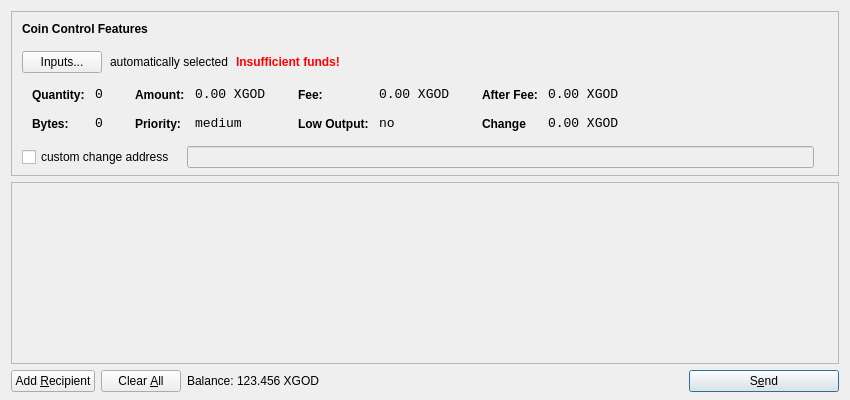
<?xml version="1.0" encoding="UTF-8"?>
<ui version="4.0">
 <class>SendCoinsDialog</class>
 <widget class="QDialog" name="SendCoinsDialog">
  <property name="geometry">
   <rect>
    <x>0</x>
    <y>0</y>
    <width>850</width>
    <height>400</height>
   </rect>
  </property>
  <property name="windowTitle">
   <string>Send Coins</string>
  </property>
  <layout class="QVBoxLayout" name="verticalLayout" stretch="0,1,0">
   <property name="bottomMargin">
    <number>8</number>
   </property>
   <item>
    <widget class="QFrame" name="frameCoinControl">
     <property name="sizePolicy">
      <sizepolicy hsizetype="Expanding" vsizetype="Expanding">
       <horstretch>0</horstretch>
       <verstretch>0</verstretch>
      </sizepolicy>
     </property>
     <property name="maximumSize">
      <size>
       <width>16777215</width>
       <height>16777215</height>
      </size>
     </property>
     <property name="frameShape">
      <enum>QFrame::StyledPanel</enum>
     </property>
     <property name="frameShadow">
      <enum>QFrame::Sunken</enum>
     </property>
     <layout class="QVBoxLayout" name="verticalLayoutCoinControl2">
      <property name="spacing">
       <number>-1</number>
      </property>
      <property name="leftMargin">
       <number>0</number>
      </property>
      <property name="topMargin">
       <number>0</number>
      </property>
      <property name="rightMargin">
       <number>0</number>
      </property>
      <property name="bottomMargin">
       <number>6</number>
      </property>
      <item>
       <layout class="QVBoxLayout" name="verticalLayoutCoinControl" stretch="0,0,0,0,1">
        <property name="spacing">
         <number>0</number>
        </property>
        <property name="leftMargin">
         <number>10</number>
        </property>
        <property name="topMargin">
         <number>10</number>
        </property>
        <item>
         <layout class="QHBoxLayout" name="horizontalLayoutCoinControl1">
          <property name="bottomMargin">
           <number>15</number>
          </property>
          <item>
           <widget class="QLabel" name="labelCoinControlFeatures">
            <property name="sizePolicy">
             <sizepolicy hsizetype="Preferred" vsizetype="Maximum">
              <horstretch>0</horstretch>
              <verstretch>0</verstretch>
             </sizepolicy>
            </property>
            <property name="font">
             <font>
              <weight>75</weight>
              <bold>true</bold>
             </font>
            </property>
            <property name="styleSheet">
             <string notr="true">font-weight:bold;</string>
            </property>
            <property name="text">
             <string>Coin Control Features</string>
            </property>
           </widget>
          </item>
         </layout>
        </item>
        <item>
         <layout class="QHBoxLayout" name="horizontalLayoutCoinControl2" stretch="0,0,0,0">
          <property name="spacing">
           <number>8</number>
          </property>
          <property name="bottomMargin">
           <number>10</number>
          </property>
          <item>
           <widget class="QPushButton" name="pushButtonCoinControl">
            <property name="styleSheet">
             <string notr="true"/>
            </property>
            <property name="text">
             <string>Inputs...</string>
            </property>
           </widget>
          </item>
          <item>
           <widget class="QLabel" name="labelCoinControlAutomaticallySelected">
            <property name="text">
             <string>automatically selected</string>
            </property>
            <property name="margin">
             <number>5</number>
            </property>
           </widget>
          </item>
          <item>
           <widget class="QLabel" name="labelCoinControlInsuffFunds">
            <property name="font">
             <font>
              <weight>75</weight>
              <bold>true</bold>
             </font>
            </property>
            <property name="styleSheet">
             <string notr="true">color:red;font-weight:bold;</string>
            </property>
            <property name="text">
             <string>Insufficient funds!</string>
            </property>
            <property name="margin">
             <number>5</number>
            </property>
           </widget>
          </item>
          <item>
           <spacer name="horizontalSpacerCoinControl">
            <property name="orientation">
             <enum>Qt::Horizontal</enum>
            </property>
            <property name="sizeHint" stdset="0">
             <size>
              <width>40</width>
              <height>1</height>
             </size>
            </property>
           </spacer>
          </item>
         </layout>
        </item>
        <item>
         <widget class="QWidget" name="widgetCoinControl" native="true">
          <property name="sizePolicy">
           <sizepolicy hsizetype="Preferred" vsizetype="Preferred">
            <horstretch>0</horstretch>
            <verstretch>0</verstretch>
           </sizepolicy>
          </property>
          <property name="minimumSize">
           <size>
            <width>0</width>
            <height>0</height>
           </size>
          </property>
          <property name="styleSheet">
           <string notr="true"/>
          </property>
          <layout class="QHBoxLayout" name="horizontalLayoutCoinControl5">
           <property name="leftMargin">
            <number>0</number>
           </property>
           <property name="topMargin">
            <number>0</number>
           </property>
           <property name="rightMargin">
            <number>0</number>
           </property>
           <property name="bottomMargin">
            <number>0</number>
           </property>
           <item>
            <layout class="QHBoxLayout" name="horizontalLayoutCoinControl3" stretch="0,0,0,1">
             <property name="spacing">
              <number>20</number>
             </property>
             <property name="topMargin">
              <number>0</number>
             </property>
             <property name="bottomMargin">
              <number>10</number>
             </property>
             <item>
              <layout class="QFormLayout" name="formLayoutCoinControl1">
               <property name="horizontalSpacing">
                <number>10</number>
               </property>
               <property name="verticalSpacing">
                <number>14</number>
               </property>
               <property name="leftMargin">
                <number>10</number>
               </property>
               <property name="topMargin">
                <number>4</number>
               </property>
               <property name="rightMargin">
                <number>6</number>
               </property>
               <item row="0" column="0">
                <widget class="QLabel" name="labelCoinControlQuantityText">
                 <property name="styleSheet">
                  <string notr="true">font-weight:bold;</string>
                 </property>
                 <property name="text">
                  <string>Quantity:</string>
                 </property>
                 <property name="margin">
                  <number>0</number>
                 </property>
                </widget>
               </item>
               <item row="0" column="1">
                <widget class="QLabel" name="labelCoinControlQuantity">
                 <property name="font">
                  <font>
                   <family>Monospace</family>
                   <pointsize>10</pointsize>
                  </font>
                 </property>
                 <property name="cursor">
                  <cursorShape>IBeamCursor</cursorShape>
                 </property>
                 <property name="contextMenuPolicy">
                  <enum>Qt::ActionsContextMenu</enum>
                 </property>
                 <property name="text">
                  <string>0</string>
                 </property>
                 <property name="margin">
                  <number>0</number>
                 </property>
                 <property name="textInteractionFlags">
                  <set>Qt::LinksAccessibleByMouse|Qt::TextSelectableByKeyboard|Qt::TextSelectableByMouse</set>
                 </property>
                </widget>
               </item>
               <item row="1" column="0">
                <widget class="QLabel" name="labelCoinControlBytesText">
                 <property name="styleSheet">
                  <string notr="true">font-weight:bold;</string>
                 </property>
                 <property name="text">
                  <string>Bytes:</string>
                 </property>
                </widget>
               </item>
               <item row="1" column="1">
                <widget class="QLabel" name="labelCoinControlBytes">
                 <property name="font">
                  <font>
                   <family>Monospace</family>
                   <pointsize>10</pointsize>
                  </font>
                 </property>
                 <property name="cursor">
                  <cursorShape>IBeamCursor</cursorShape>
                 </property>
                 <property name="contextMenuPolicy">
                  <enum>Qt::ActionsContextMenu</enum>
                 </property>
                 <property name="text">
                  <string>0</string>
                 </property>
                 <property name="textInteractionFlags">
                  <set>Qt::LinksAccessibleByMouse|Qt::TextSelectableByKeyboard|Qt::TextSelectableByMouse</set>
                 </property>
                </widget>
               </item>
              </layout>
             </item>
             <item>
              <layout class="QFormLayout" name="formLayoutCoinControl2">
               <property name="horizontalSpacing">
                <number>10</number>
               </property>
               <property name="verticalSpacing">
                <number>14</number>
               </property>
               <property name="leftMargin">
                <number>6</number>
               </property>
               <property name="topMargin">
                <number>4</number>
               </property>
               <property name="rightMargin">
                <number>6</number>
               </property>
               <item row="0" column="0">
                <widget class="QLabel" name="labelCoinControlAmountText">
                 <property name="styleSheet">
                  <string notr="true">font-weight:bold;</string>
                 </property>
                 <property name="text">
                  <string>Amount:</string>
                 </property>
                 <property name="margin">
                  <number>0</number>
                 </property>
                </widget>
               </item>
               <item row="0" column="1">
                <widget class="QLabel" name="labelCoinControlAmount">
                 <property name="font">
                  <font>
                   <family>Monospace</family>
                   <pointsize>10</pointsize>
                  </font>
                 </property>
                 <property name="cursor">
                  <cursorShape>IBeamCursor</cursorShape>
                 </property>
                 <property name="contextMenuPolicy">
                  <enum>Qt::ActionsContextMenu</enum>
                 </property>
                 <property name="text">
                  <string>0.00 XGOD</string>
                 </property>
                 <property name="textInteractionFlags">
                  <set>Qt::LinksAccessibleByMouse|Qt::TextSelectableByKeyboard|Qt::TextSelectableByMouse</set>
                 </property>
                </widget>
               </item>
               <item row="1" column="0">
                <widget class="QLabel" name="labelCoinControlPriorityText">
                 <property name="styleSheet">
                  <string notr="true">font-weight:bold;</string>
                 </property>
                 <property name="text">
                  <string>Priority:</string>
                 </property>
                </widget>
               </item>
               <item row="1" column="1">
                <widget class="QLabel" name="labelCoinControlPriority">
                 <property name="font">
                  <font>
                   <family>Monospace</family>
                   <pointsize>10</pointsize>
                  </font>
                 </property>
                 <property name="cursor">
                  <cursorShape>IBeamCursor</cursorShape>
                 </property>
                 <property name="contextMenuPolicy">
                  <enum>Qt::ActionsContextMenu</enum>
                 </property>
                 <property name="text">
                  <string>medium</string>
                 </property>
                 <property name="textInteractionFlags">
                  <set>Qt::LinksAccessibleByMouse|Qt::TextSelectableByKeyboard|Qt::TextSelectableByMouse</set>
                 </property>
                </widget>
               </item>
              </layout>
             </item>
             <item>
              <layout class="QFormLayout" name="formLayoutCoinControl3">
               <property name="horizontalSpacing">
                <number>10</number>
               </property>
               <property name="verticalSpacing">
                <number>14</number>
               </property>
               <property name="leftMargin">
                <number>6</number>
               </property>
               <property name="topMargin">
                <number>4</number>
               </property>
               <property name="rightMargin">
                <number>6</number>
               </property>
               <item row="0" column="0">
                <widget class="QLabel" name="labelCoinControlFeeText">
                 <property name="styleSheet">
                  <string notr="true">font-weight:bold;</string>
                 </property>
                 <property name="text">
                  <string>Fee:</string>
                 </property>
                 <property name="margin">
                  <number>0</number>
                 </property>
                </widget>
               </item>
               <item row="0" column="1">
                <widget class="QLabel" name="labelCoinControlFee">
                 <property name="font">
                  <font>
                   <family>Monospace</family>
                   <pointsize>10</pointsize>
                  </font>
                 </property>
                 <property name="cursor">
                  <cursorShape>IBeamCursor</cursorShape>
                 </property>
                 <property name="contextMenuPolicy">
                  <enum>Qt::ActionsContextMenu</enum>
                 </property>
                 <property name="text">
                  <string>0.00 XGOD</string>
                 </property>
                 <property name="textInteractionFlags">
                  <set>Qt::LinksAccessibleByMouse|Qt::TextSelectableByKeyboard|Qt::TextSelectableByMouse</set>
                 </property>
                </widget>
               </item>
               <item row="1" column="0">
                <widget class="QLabel" name="labelCoinControlLowOutputText">
                 <property name="styleSheet">
                  <string notr="true">font-weight:bold;</string>
                 </property>
                 <property name="text">
                  <string>Low Output:</string>
                 </property>
                </widget>
               </item>
               <item row="1" column="1">
                <widget class="QLabel" name="labelCoinControlLowOutput">
                 <property name="font">
                  <font>
                   <family>Monospace</family>
                   <pointsize>10</pointsize>
                  </font>
                 </property>
                 <property name="cursor">
                  <cursorShape>IBeamCursor</cursorShape>
                 </property>
                 <property name="contextMenuPolicy">
                  <enum>Qt::ActionsContextMenu</enum>
                 </property>
                 <property name="text">
                  <string>no</string>
                 </property>
                 <property name="textInteractionFlags">
                  <set>Qt::LinksAccessibleByMouse|Qt::TextSelectableByKeyboard|Qt::TextSelectableByMouse</set>
                 </property>
                </widget>
               </item>
              </layout>
             </item>
             <item>
              <layout class="QFormLayout" name="formLayoutCoinControl4">
               <property name="horizontalSpacing">
                <number>10</number>
               </property>
               <property name="verticalSpacing">
                <number>14</number>
               </property>
               <property name="leftMargin">
                <number>6</number>
               </property>
               <property name="topMargin">
                <number>4</number>
               </property>
               <property name="rightMargin">
                <number>6</number>
               </property>
               <item row="0" column="0">
                <widget class="QLabel" name="labelCoinControlAfterFeeText">
                 <property name="styleSheet">
                  <string notr="true">font-weight:bold;</string>
                 </property>
                 <property name="text">
                  <string>After Fee:</string>
                 </property>
                 <property name="margin">
                  <number>0</number>
                 </property>
                </widget>
               </item>
               <item row="0" column="1">
                <widget class="QLabel" name="labelCoinControlAfterFee">
                 <property name="font">
                  <font>
                   <family>Monospace</family>
                   <pointsize>10</pointsize>
                  </font>
                 </property>
                 <property name="cursor">
                  <cursorShape>IBeamCursor</cursorShape>
                 </property>
                 <property name="contextMenuPolicy">
                  <enum>Qt::ActionsContextMenu</enum>
                 </property>
                 <property name="text">
                  <string>0.00 XGOD</string>
                 </property>
                 <property name="textInteractionFlags">
                  <set>Qt::LinksAccessibleByMouse|Qt::TextSelectableByKeyboard|Qt::TextSelectableByMouse</set>
                 </property>
                </widget>
               </item>
               <item row="1" column="0">
                <widget class="QLabel" name="labelCoinControlChangeText">
                 <property name="styleSheet">
                  <string notr="true">font-weight:bold;</string>
                 </property>
                 <property name="text">
                  <string>Change</string>
                 </property>
                </widget>
               </item>
               <item row="1" column="1">
                <widget class="QLabel" name="labelCoinControlChange">
                 <property name="font">
                  <font>
                   <family>Monospace</family>
                   <pointsize>10</pointsize>
                  </font>
                 </property>
                 <property name="cursor">
                  <cursorShape>IBeamCursor</cursorShape>
                 </property>
                 <property name="contextMenuPolicy">
                  <enum>Qt::ActionsContextMenu</enum>
                 </property>
                 <property name="text">
                  <string>0.00 XGOD</string>
                 </property>
                 <property name="textInteractionFlags">
                  <set>Qt::LinksAccessibleByMouse|Qt::TextSelectableByKeyboard|Qt::TextSelectableByMouse</set>
                 </property>
                </widget>
               </item>
              </layout>
             </item>
            </layout>
           </item>
          </layout>
         </widget>
        </item>
        <item>
         <layout class="QHBoxLayout" name="horizontalLayoutCoinControl4" stretch="0,0,0">
          <property name="spacing">
           <number>12</number>
          </property>
          <property name="sizeConstraint">
           <enum>QLayout::SetDefaultConstraint</enum>
          </property>
          <property name="topMargin">
           <number>5</number>
          </property>
          <property name="rightMargin">
           <number>5</number>
          </property>
          <item>
           <widget class="QCheckBox" name="checkBoxCoinControlChange">
            <property name="text">
             <string>custom change address</string>
            </property>
           </widget>
          </item>
          <item>
           <widget class="QLineEdit" name="lineEditCoinControlChange">
            <property name="enabled">
             <bool>false</bool>
            </property>
            <property name="sizePolicy">
             <sizepolicy hsizetype="Expanding" vsizetype="Fixed">
              <horstretch>0</horstretch>
              <verstretch>0</verstretch>
             </sizepolicy>
            </property>
           </widget>
          </item>
          <item>
           <widget class="QLabel" name="labelCoinControlChangeLabel">
            <property name="sizePolicy">
             <sizepolicy hsizetype="Preferred" vsizetype="Expanding">
              <horstretch>0</horstretch>
              <verstretch>0</verstretch>
             </sizepolicy>
            </property>
            <property name="minimumSize">
             <size>
              <width>0</width>
              <height>0</height>
             </size>
            </property>
            <property name="text">
             <string/>
            </property>
            <property name="margin">
             <number>3</number>
            </property>
           </widget>
          </item>
         </layout>
        </item>
        <item>
         <spacer name="verticalSpacerCoinControl">
          <property name="orientation">
           <enum>Qt::Vertical</enum>
          </property>
          <property name="sizeHint" stdset="0">
           <size>
            <width>800</width>
            <height>1</height>
           </size>
          </property>
         </spacer>
        </item>
       </layout>
      </item>
     </layout>
    </widget>
   </item>
   <item>
    <widget class="QScrollArea" name="scrollArea">
     <property name="widgetResizable">
      <bool>true</bool>
     </property>
     <widget class="QWidget" name="scrollAreaWidgetContents">
      <property name="geometry">
       <rect>
        <x>0</x>
        <y>0</y>
        <width>824</width>
        <height>141</height>
       </rect>
      </property>
      <layout class="QVBoxLayout" name="verticalLayout_2">
       <property name="leftMargin">
        <number>0</number>
       </property>
       <property name="topMargin">
        <number>0</number>
       </property>
       <property name="rightMargin">
        <number>0</number>
       </property>
       <property name="bottomMargin">
        <number>0</number>
       </property>
       <item>
        <layout class="QVBoxLayout" name="entries">
         <property name="spacing">
          <number>6</number>
         </property>
        </layout>
       </item>
       <item>
        <spacer name="verticalSpacer">
         <property name="orientation">
          <enum>Qt::Vertical</enum>
         </property>
         <property name="sizeHint" stdset="0">
          <size>
           <width>20</width>
           <height>40</height>
          </size>
         </property>
        </spacer>
       </item>
      </layout>
     </widget>
    </widget>
   </item>
   <item>
    <layout class="QHBoxLayout" name="horizontalLayout">
     <item>
      <widget class="QPushButton" name="addButton">
       <property name="toolTip">
        <string>Send to multiple recipients at once</string>
       </property>
       <property name="text">
        <string>Add &amp;Recipient</string>
       </property>
       <property name="icon">
        <iconset resource="../bitcoin.qrc">
         <normaloff>:/icons/add</normaloff>:/icons/add</iconset>
       </property>
       <property name="autoDefault">
        <bool>false</bool>
       </property>
      </widget>
     </item>
     <item>
      <widget class="QPushButton" name="clearButton">
       <property name="sizePolicy">
        <sizepolicy hsizetype="Minimum" vsizetype="Fixed">
         <horstretch>0</horstretch>
         <verstretch>0</verstretch>
        </sizepolicy>
       </property>
       <property name="toolTip">
        <string>Remove all transaction fields</string>
       </property>
       <property name="text">
        <string>Clear &amp;All</string>
       </property>
       <property name="icon">
        <iconset resource="../bitcoin.qrc">
         <normaloff>:/icons/remove</normaloff>:/icons/remove</iconset>
       </property>
       <property name="autoRepeatDelay">
        <number>300</number>
       </property>
       <property name="autoDefault">
        <bool>false</bool>
       </property>
      </widget>
     </item>
     <item>
      <layout class="QHBoxLayout" name="horizontalLayout_2">
       <property name="spacing">
        <number>3</number>
       </property>
       <item>
        <widget class="QLabel" name="label">
         <property name="sizePolicy">
          <sizepolicy hsizetype="Preferred" vsizetype="Fixed">
           <horstretch>0</horstretch>
           <verstretch>0</verstretch>
          </sizepolicy>
         </property>
         <property name="text">
          <string>Balance:</string>
         </property>
        </widget>
       </item>
       <item>
        <widget class="QLabel" name="labelBalance">
         <property name="sizePolicy">
          <sizepolicy hsizetype="Preferred" vsizetype="Fixed">
           <horstretch>0</horstretch>
           <verstretch>0</verstretch>
          </sizepolicy>
         </property>
         <property name="cursor">
          <cursorShape>IBeamCursor</cursorShape>
         </property>
         <property name="text">
          <string>123.456 XGOD</string>
         </property>
         <property name="textInteractionFlags">
          <set>Qt::LinksAccessibleByMouse|Qt::TextSelectableByKeyboard|Qt::TextSelectableByMouse</set>
         </property>
        </widget>
       </item>
      </layout>
     </item>
     <item>
      <spacer name="horizontalSpacer">
       <property name="orientation">
        <enum>Qt::Horizontal</enum>
       </property>
       <property name="sizeHint" stdset="0">
        <size>
         <width>40</width>
         <height>20</height>
        </size>
       </property>
      </spacer>
     </item>
     <item>
      <widget class="QPushButton" name="sendButton">
       <property name="minimumSize">
        <size>
         <width>150</width>
         <height>0</height>
        </size>
       </property>
       <property name="toolTip">
        <string>Confirm the send action</string>
       </property>
       <property name="text">
        <string>S&amp;end</string>
       </property>
       <property name="icon">
        <iconset resource="../bitcoin.qrc">
         <normaloff>:/icons/send</normaloff>:/icons/send</iconset>
       </property>
       <property name="default">
        <bool>true</bool>
       </property>
      </widget>
     </item>
    </layout>
   </item>
  </layout>
 </widget>
 <resources>
  <include location="../bitcoin.qrc"/>
 </resources>
 <connections/>
</ui>
